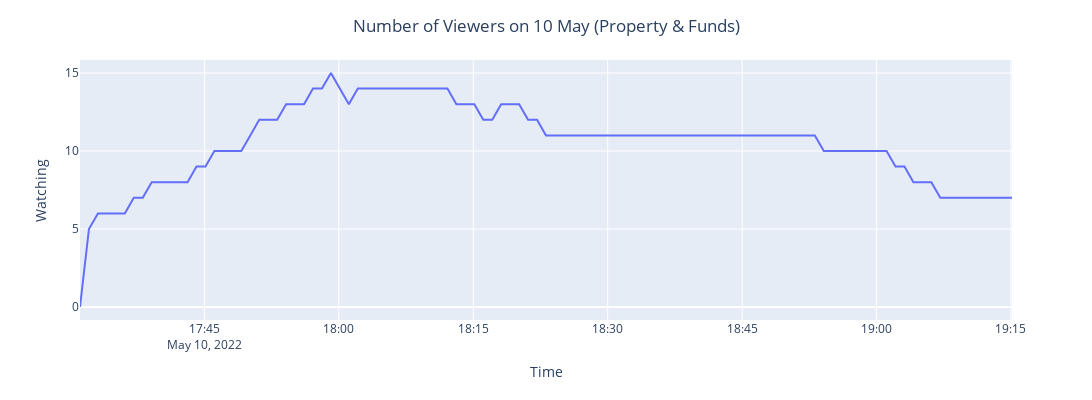

The code cell stored with this chart in its notebook:
### Code cell
# Visualise the attendance dynamics
linechart_10_05_2022 = px.line(data_frame=timetable_10_05_2022, x = 'Time', y='Watching_10_05_2022')
linechart_10_05_2022.update_layout(
        title="Number of Viewers on 10 May (Property & Funds)",
        title_x=0.5,
        title_y=0.95,
        width=1100,
        height=400,
        yaxis_title="Watching"
        )
linechart_10_05_2022.show()
